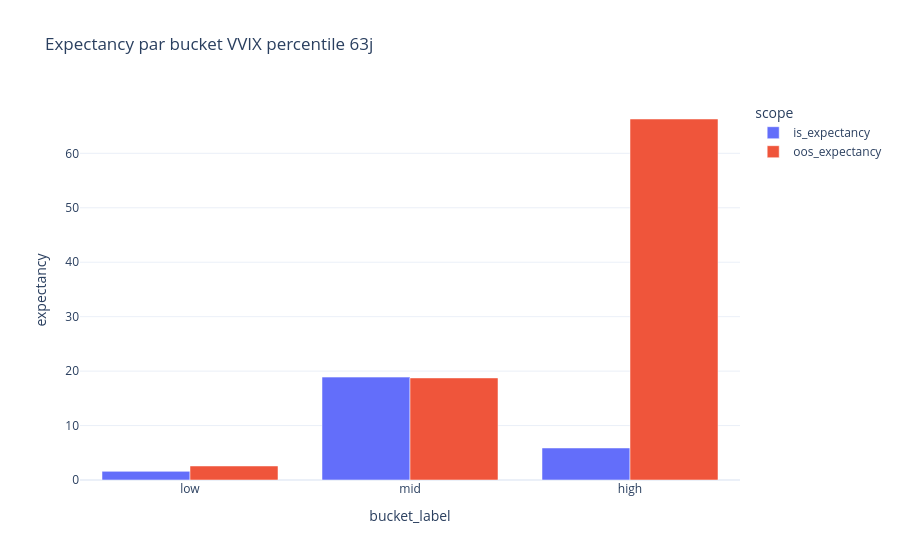
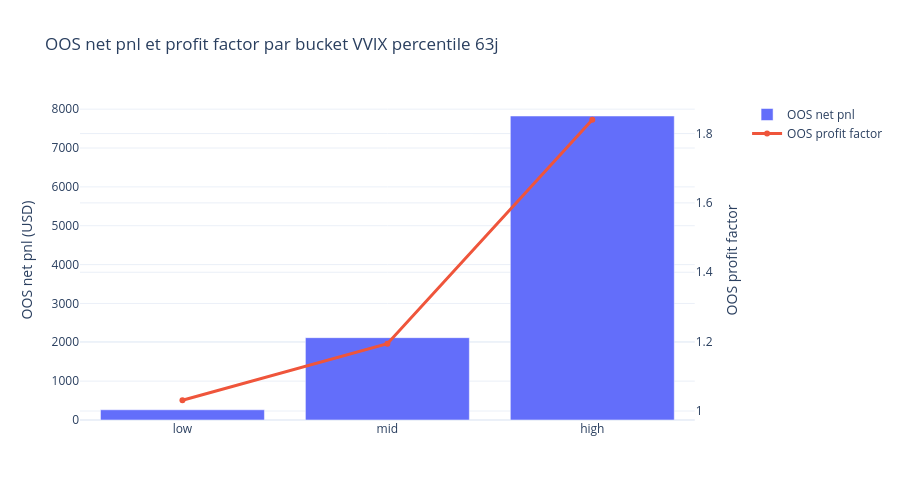

Notebook code cell kept with these figures, in order:
### Markdown cell above
## 5. Diagnostic par bucket `vvix_pct_63_t1`

Le filtre utilise uniquement les buckets calibres en IS. On regarde ici si la hierarchie reste lisible en OOS.

L'idee n'est pas de sur-interpreter un seul bucket, mais de verifier que le bucket `low` est bien la zone la moins utile a conserver pour cette campagne.

### Code cell
bucket_display = bucket_view[
    [
        "bucket_label",
        "lower_bound",
        "upper_bound",
        "is_n_obs",
        "oos_n_obs",
        "is_expectancy",
        "oos_expectancy",
        "is_profit_factor",
        "oos_profit_factor",
        "is_hit_rate",
        "oos_hit_rate",
        "oos_net_pnl",
    ]
].copy()
bucket_display["lower_bound"] = bucket_display["lower_bound"].round(4)
bucket_display["upper_bound"] = bucket_display["upper_bound"].round(4)
bucket_display["is_expectancy"] = bucket_display["is_expectancy"].round(2)
bucket_display["oos_expectancy"] = bucket_display["oos_expectancy"].round(2)
bucket_display["is_profit_factor"] = bucket_display["is_profit_factor"].round(3)
bucket_display["oos_profit_factor"] = bucket_display["oos_profit_factor"].round(3)
bucket_display["is_hit_rate"] = (bucket_display["is_hit_rate"] * 100.0).round(2)
bucket_display["oos_hit_rate"] = (bucket_display["oos_hit_rate"] * 100.0).round(2)
bucket_display["oos_net_pnl"] = bucket_display["oos_net_pnl"].round(1)
display(bucket_display)

expectancy_long = bucket_view.melt(
    id_vars=["bucket_label"],
    value_vars=["is_expectancy", "oos_expectancy"],
    var_name="scope",
    value_name="expectancy",
)
expectancy_fig = px.bar(
    expectancy_long,
    x="bucket_label",
    y="expectancy",
    color="scope",
    barmode="group",
    category_orders={"bucket_label": ["low", "mid", "high"]},
    title="Expectancy par bucket VVIX percentile 63j",
    template="plotly_white",
)
expectancy_fig.show()

quality_fig = make_subplots(specs=[[{"secondary_y": True}]])
quality_fig.add_trace(
    go.Bar(
        x=bucket_view["bucket_label"],
        y=bucket_view["oos_net_pnl"],
        name="OOS net pnl",
    ),
    secondary_y=False,
)
quality_fig.add_trace(
    go.Scatter(
        x=bucket_view["bucket_label"],
        y=bucket_view["oos_profit_factor"],
        name="OOS profit factor",
        mode="lines+markers",
        line=dict(width=3),
    ),
    secondary_y=True,
)
quality_fig.update_layout(
    height=500,
    template="plotly_white",
    title="OOS net pnl et profit factor par bucket VVIX percentile 63j",
)
quality_fig.update_yaxes(title_text="OOS net pnl (USD)", secondary_y=False)
quality_fig.update_yaxes(title_text="OOS profit factor", secondary_y=True)
quality_fig.show()

### Figure 1 — Plotly figure (JSON) as saved in the notebook; plotly's stock layout.template omitted (floating-point values rounded to 4 significant figures)
{"data": [{"alignmentgroup": "True", "hovertemplate": "scope=is_expectancy<br>bucket_label=%{x}<br>expectancy=%{y}<extra></extra>", "legendgroup": "is_expectancy", "marker": {"color": "#636efa", "pattern": {"shape": ""}}, "name": "is_expectancy", "offsetgroup": "is_expectancy", "orientation": "v", "showlegend": true, "textposition": "auto", "type": "bar", "x": ["low", "mid", "high"], "xaxis": "x", "y": [1.588, 18.9, 5.884], "yaxis": "y"}, {"alignmentgroup": "True", "hovertemplate": "scope=oos_expectancy<br>bucket_label=%{x}<br>expectancy=%{y}<extra></extra>", "legendgroup": "oos_expectancy", "marker": {"color": "#EF553B", "pattern": {"shape": ""}}, "name": "oos_expectancy", "offsetgroup": "oos_expectancy", "orientation": "v", "showlegend": true, "textposition": "auto", "type": "bar", "x": ["low", "mid", "high"], "xaxis": "x", "y": [2.579, 18.75, 66.31], "yaxis": "y"}], "layout": {"barmode": "group", "legend": {"title": {"text": "scope"}, "tracegroupgap": 0}, "title": {"text": "Expectancy par bucket VVIX percentile 63j"}, "xaxis": {"anchor": "y", "categoryarray": ["low", "mid", "high"], "categoryorder": "array", "domain": [0, 1], "title": {"text": "bucket_label"}}, "yaxis": {"anchor": "x", "domain": [0, 1], "title": {"text": "expectancy"}}}}

### Figure 2 — Plotly figure (JSON) as saved in the notebook; plotly's stock layout.template omitted (floating-point values rounded to 4 significant figures)
{"data": [{"name": "OOS net pnl", "type": "bar", "x": ["low", "mid", "high"], "xaxis": "x", "y": [263.0, 2119.0, 7824.0], "yaxis": "y"}, {"line": {"width": 3}, "mode": "lines+markers", "name": "OOS profit factor", "type": "scatter", "x": ["low", "mid", "high"], "xaxis": "x", "y": [1.031, 1.194, 1.84], "yaxis": "y2"}], "layout": {"height": 500, "title": {"text": "OOS net pnl et profit factor par bucket VVIX percentile 63j"}, "xaxis": {"anchor": "y", "domain": [0, 0.94]}, "yaxis": {"anchor": "x", "domain": [0, 1], "title": {"text": "OOS net pnl (USD)"}}, "yaxis2": {"anchor": "x", "overlaying": "y", "side": "right", "title": {"text": "OOS profit factor"}}}}
